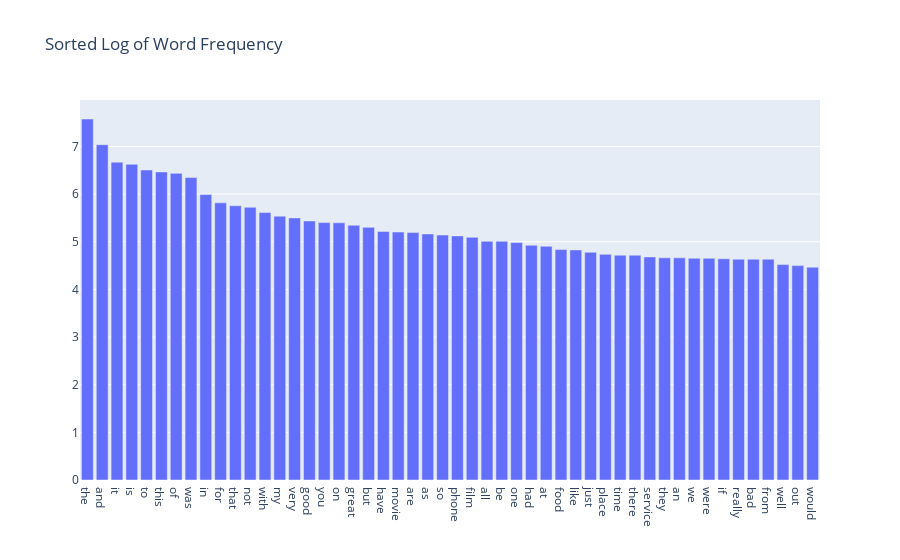

The code cell stored with this chart in its notebook:
### Code cell
import math
term_frequencies_log = [math.log(i) for i in term_frequencies]

comb_df = pd.DataFrame({"term":list(count_vect.get_feature_names()),
                        "freq_log":list(term_frequencies_log)}).sort_values(by=['freq_log'], ascending=False)

# plot the figure
data = [go.Bar(x=comb_df['term'],y=comb_df['freq_log'])]
layout = go.Layout(title="Sorted Log of Word Frequency", xaxis=dict(type='category'))
fig = go.Figure(data=data, layout=layout)

# provide a link so that you can access the interactive plot on plotly website
pof.iplot(fig, show_link = True, link_text = "Sorted Log of Word Frequency Plotly Links")

### Figure 1 — Plotly figure (JSON) as saved in the notebook; plotly's stock layout.template omitted (floating-point values rounded to 4 significant figures)
{"data": [{"type": "bar", "x": ["the", "and", "it", "is", "to", "this", "of", "was", "in", "for", "that", "not", "with", "my", "very", "good", "you", "on", "great", "but", "have", "movie", "are", "as", "so", "phone", "film", "all", "be", "one", "had", "at", "food", "like", "just", "place", "time", "there", "service", "they", "an", "we", "were", "if", "really", "bad", "from", "well", "out", "would"], "y": [7.577, 7.037, 6.671, 6.625, 6.507, 6.466, 6.436, 6.347, 5.991, 5.817, 5.756, 5.724, 5.613, 5.537, 5.501, 5.438, 5.403, 5.398, 5.347, 5.303, 5.215, 5.204, 5.193, 5.165, 5.142, 5.124, 5.094, 5.011, 5.011, 4.984, 4.927, 4.905, 4.836, 4.828, 4.779, 4.736, 4.718, 4.718, 4.682, 4.663, 4.663, 4.654, 4.654, 4.644, 4.635, 4.635, 4.635, 4.522, 4.5, 4.466]}], "layout": {"title": {"text": "Sorted Log of Word Frequency"}, "xaxis": {"type": "category"}}}
